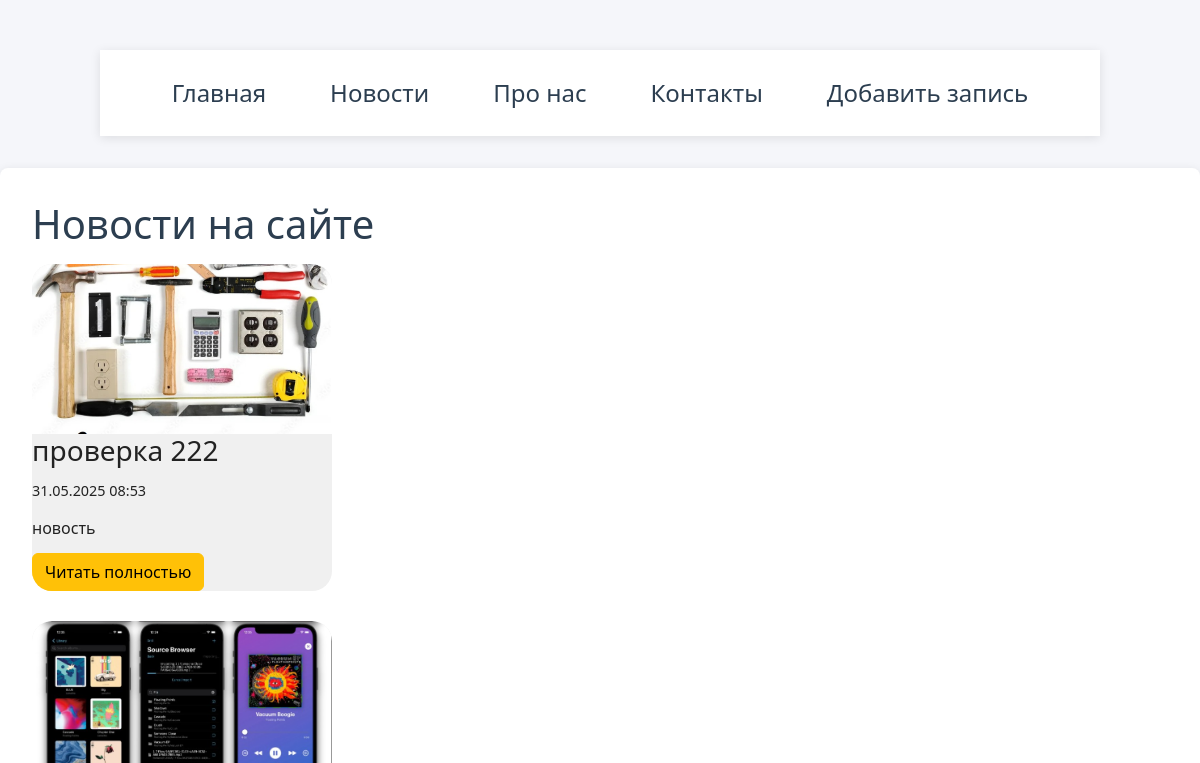
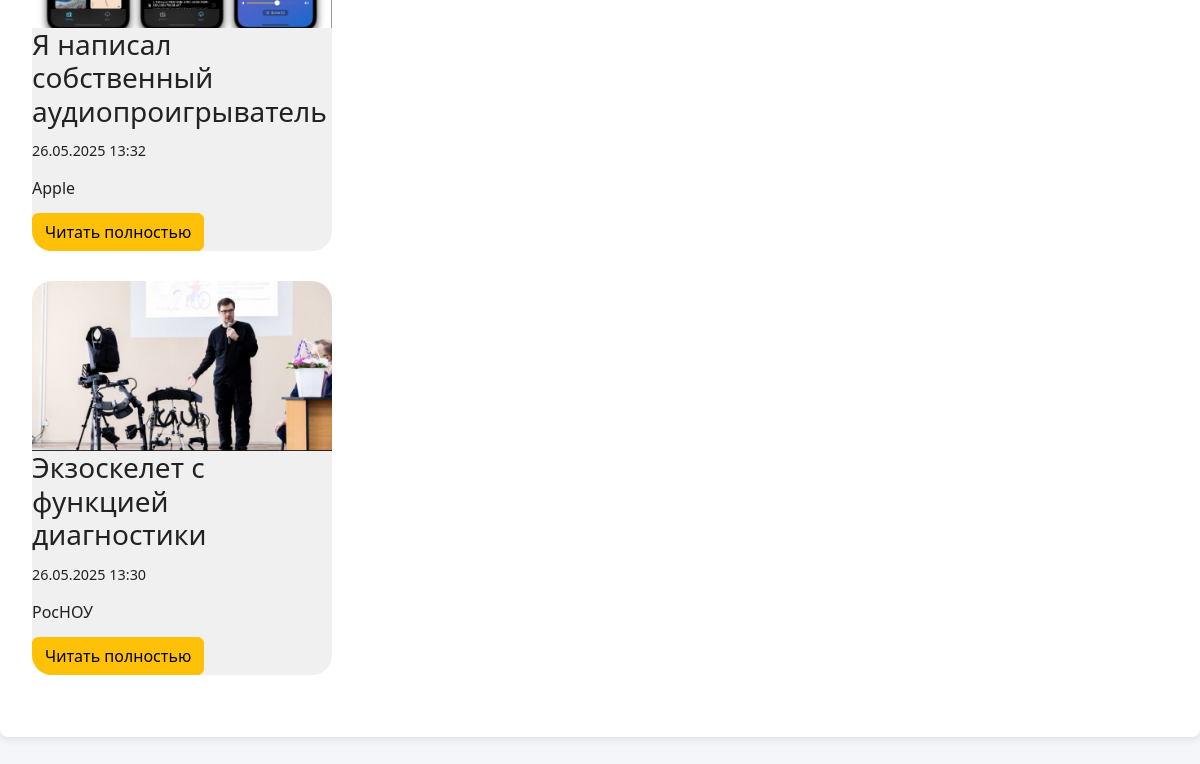
The page /news/ on the database as committed earlier (2 pictures, top to bottom).
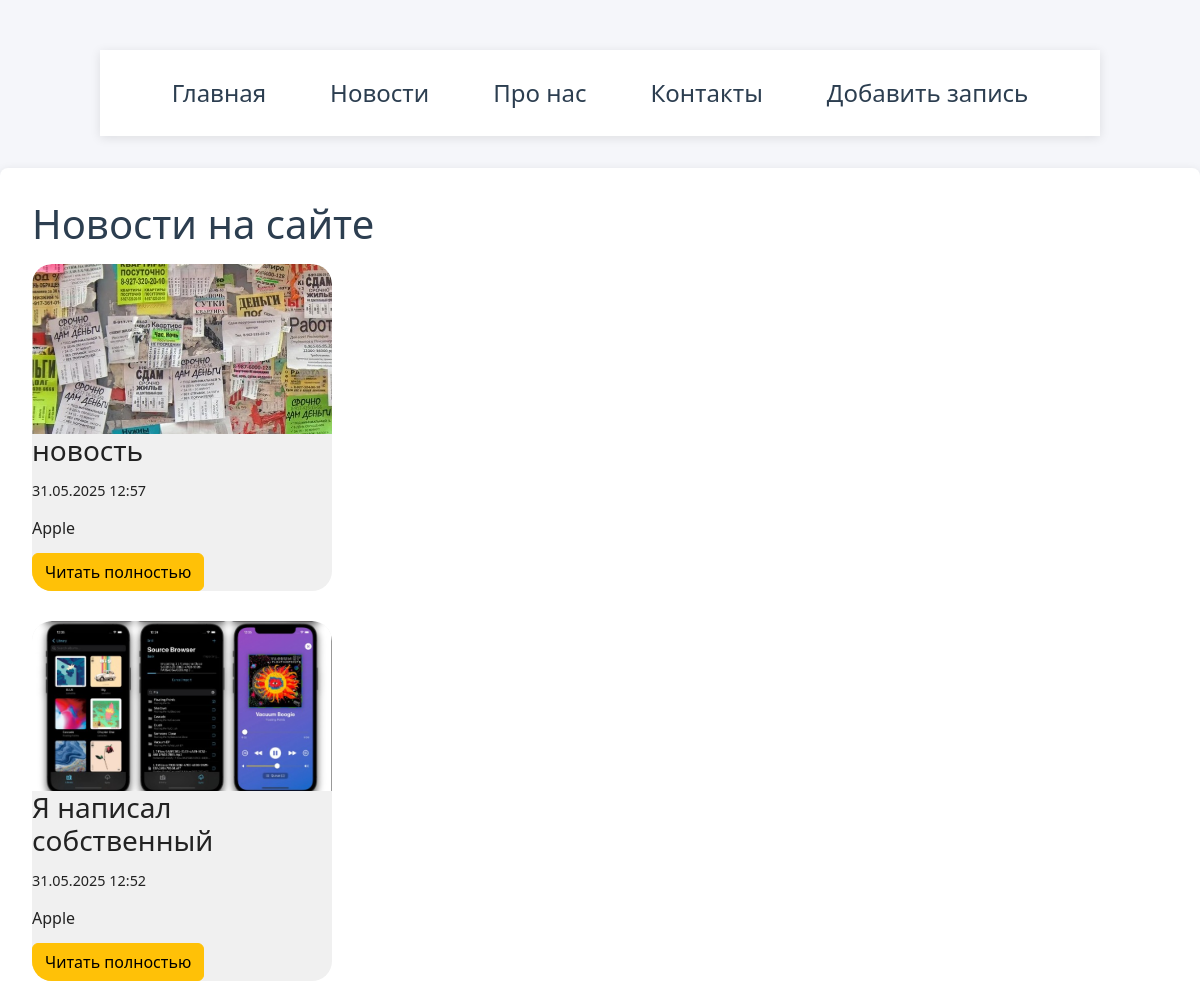
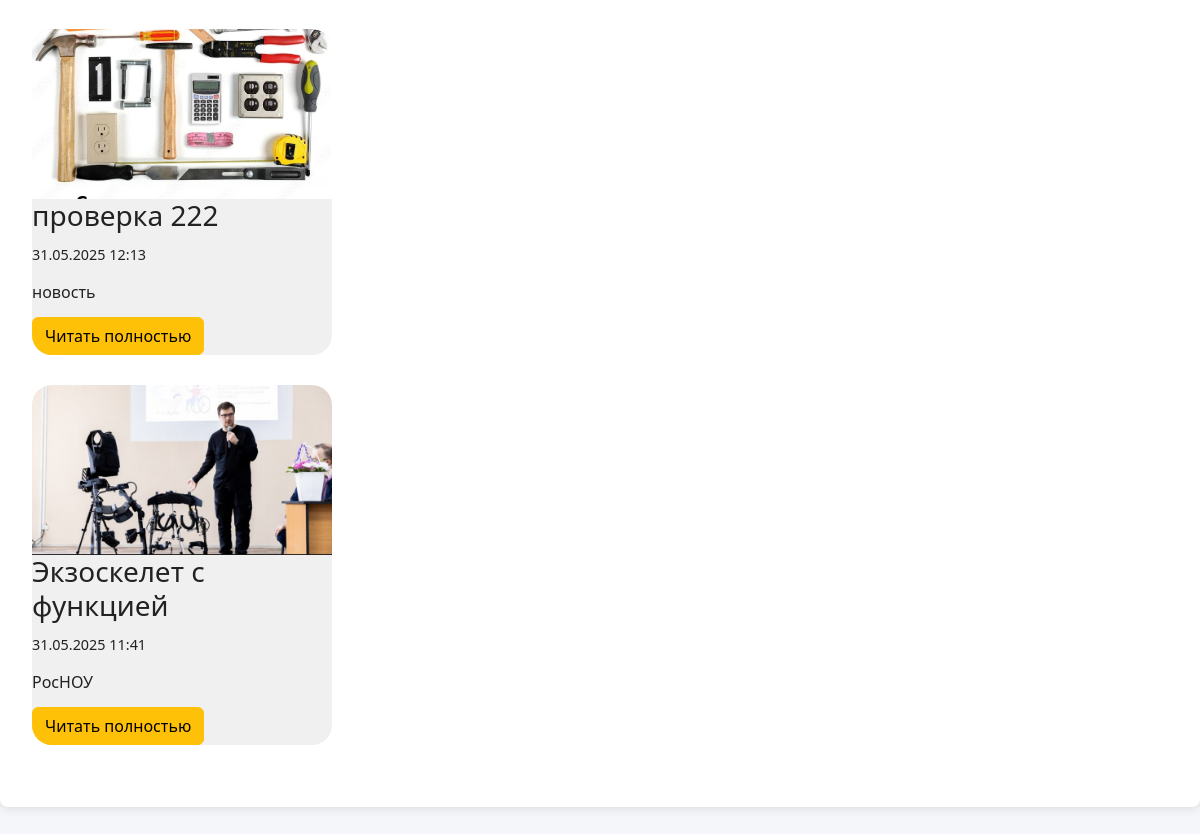
The same page on the database as committed later (2 pictures, top to bottom).
### news/models.py (models this page shows, shortened)
class Articles(models.Model):
    title = models.CharField('Название', max_length=50)
    anons = models.CharField('Анонс', max_length=50)
    full_text = models.TextField('Статья', max_length=100)
    date = models.DateTimeField('Дата публикации')
    photo = models.ImageField('Фото', upload_to='photos/%Y/%m/%d/', blank=True, null=True)
    class Meta:
        verbose_name = 'Новость'
        verbose_name_plural = 'Новости'

### news/views.py (the view)
# urls.py: path('', views.news, name='news'),
def news(request):
    all_articles = Articles.objects.order_by('-date')
    return render(request,'news/news.html', {'news': all_articles})

### news/templates/news/news.html (shortened to what this page needs)
{% extends "main/layout.html" %}
{% block content %}
    <h1>Новости на сайте</h1>
    {% if news %}
        {% for el in news %}
            <div class="news-item">
                {% if el.photo %}
                    <img src="{{ el.photo.url }}" alt="{{ el.title }}" class="news-photo">
                {% endif %}
                <h3>{{ el.title }}</h3>
                <p class="news-date">{{ el.date|date:"d.m.Y H:i" }}</p>
                <p class="news-anons">{{ el.anons }}</p>
                <a href="{% url 'news_detail' el.id %}" class="btn btn-warning">Читать полностью</a>
            </div>
        {% endfor %}
    {% else %}
        <p>Пока нет новостей</p>
    {% endif %}
{% endblock %}

Rows that differ between the two databases and show on the page:
added Articles: photo (picture), title "новость", date "31.05.2025 12:57", anons "Apple"
changed Articles: title "Я написал собственный аудиопроигрыватель" → "Я написал собственный"; date "26.05.2025 13:32" → "31.05.2025 12:52"; moves up the list
changed Articles "проверка 222": date "31.05.2025 08:53" → "31.05.2025 12:13"
changed Articles "РосНОУ": title "Экзоскелет с функцией диагностики" → "Экзоскелет с функцией"; date "26.05.2025 13:30" → "31.05.2025 11:41"
